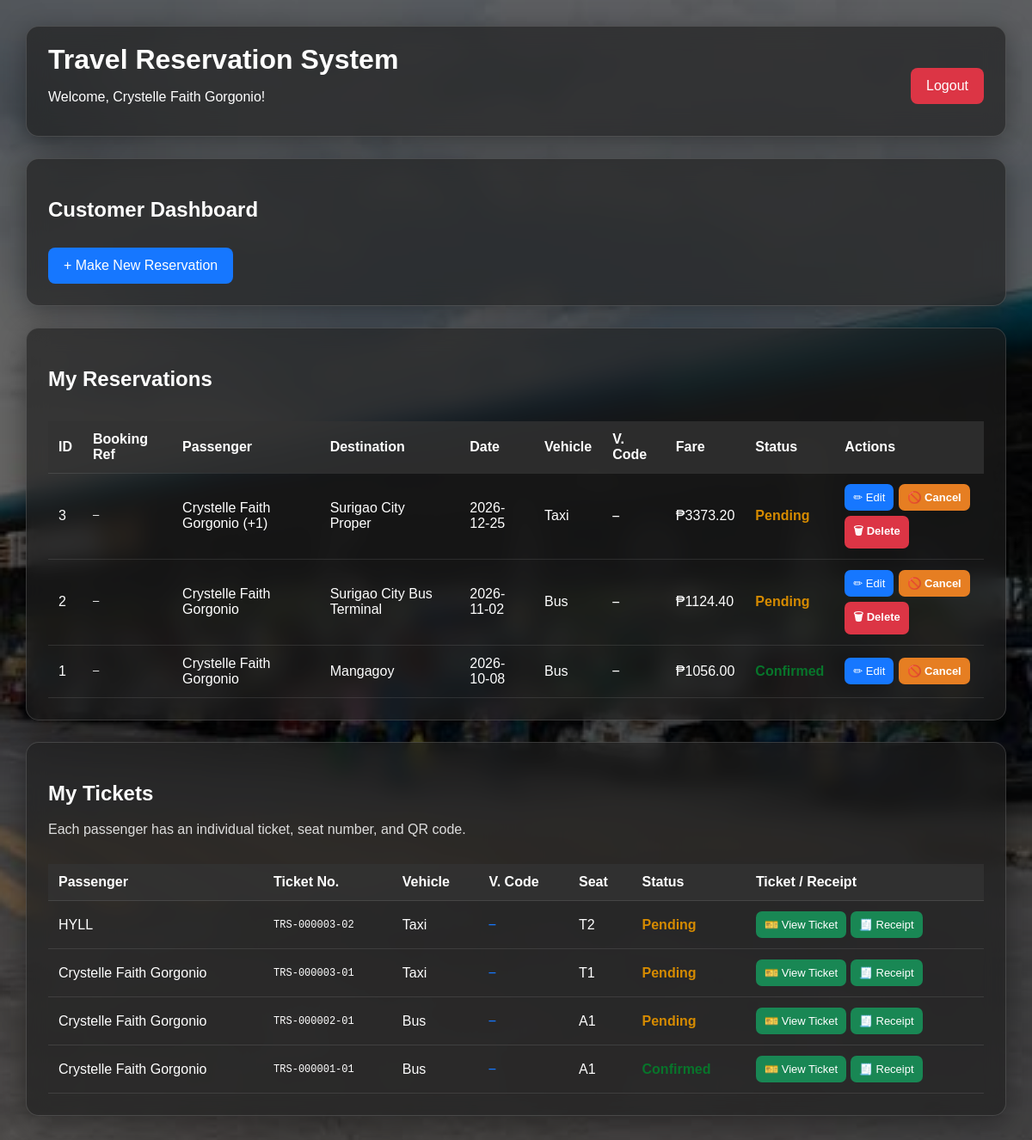
The app's page /dashboard (signed in), older data.
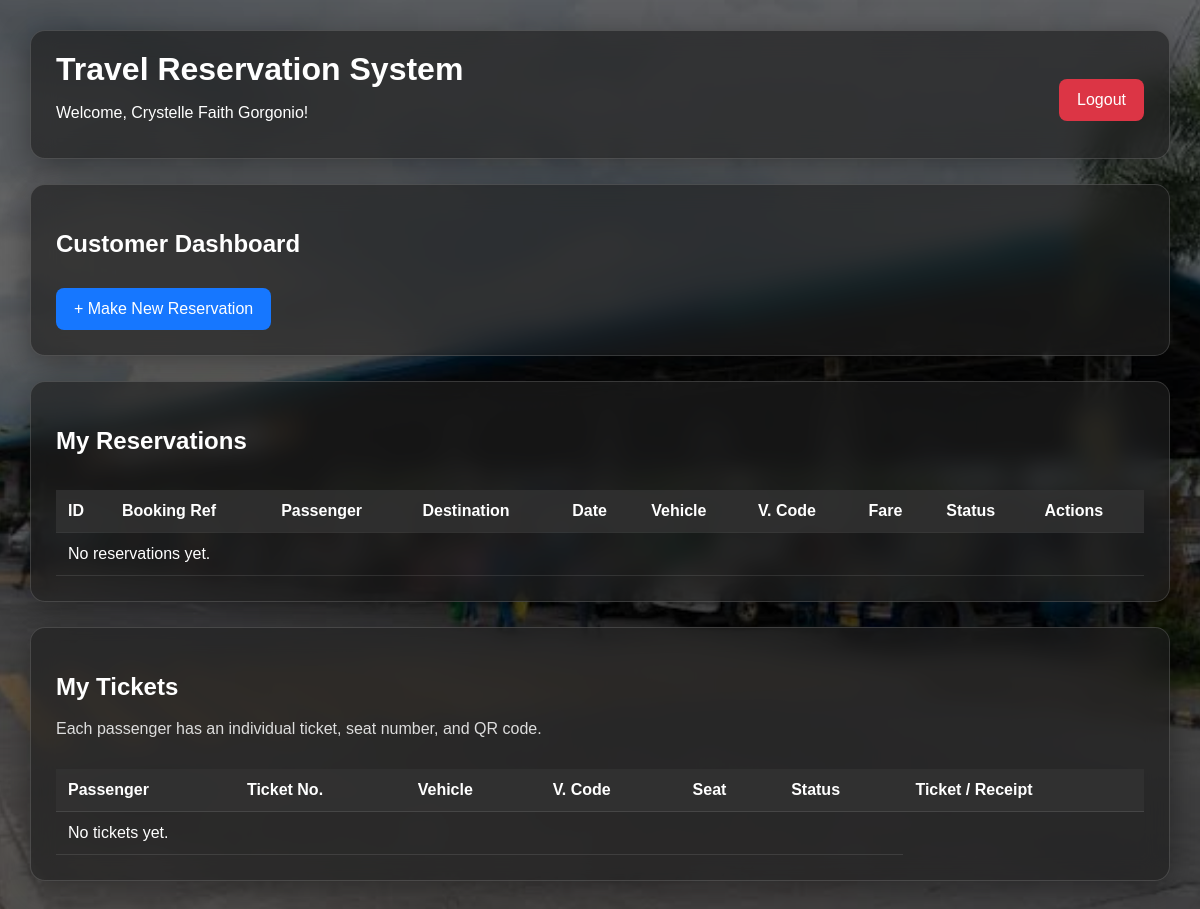
The same page, newer data.
### tables this page shows
CREATE TABLE reservations (
            reservation_id INTEGER PRIMARY KEY AUTOINCREMENT,
            user_id INTEGER NOT NULL,
            passenger_name TEXT NOT NULL,
            contact TEXT NOT NULL,
            starting_location TEXT NOT NULL,
            origin TEXT NOT NULL,
            destination TEXT NOT NULL,
            travel_date TEXT NOT NULL,
            travel_time TEXT NOT NULL,
            vehicle TEXT NOT NULL,
            passengers INTEGER NOT NULL,
            distance REAL DEFAULT 0,
            fare REAL DEFAULT 0,
            status TEXT DEFAULT 'Pending', seat_number TEXT DEFAULT '', ticket_number TEXT DEFAULT '', booking_type
            TEXT DEFAULT 'Ride Reservation', passenger_names TEXT, booking_reference TEXT, vehicle_code TEXT,
            FOREIGN KEY (user_id) REFERENCES users(user_id)
        );

CREATE TABLE tickets (
            ticket_id INTEGER PRIMARY KEY AUTOINCREMENT,
            reservation_id INTEGER NOT NULL,
            user_id INTEGER NOT NULL,
            passenger_name TEXT NOT NULL,
            contact TEXT NOT NULL,
            starting_location TEXT NOT NULL,
            origin TEXT NOT NULL,
            destination TEXT NOT NULL,
            travel_date TEXT NOT NULL,
            travel_time TEXT NOT NULL,
            vehicle TEXT NOT NULL,
            seat_number TEXT NOT NULL,
            fare REAL DEFAULT 0,
            status TEXT DEFAULT 'Pending',
            booking_type TEXT,
            passengers INTEGER DEFAULT 1,
            ticket_number TEXT UNIQUE NOT NULL, vehicle_code TEXT,
            FOREIGN KEY (reservation_id)
                REFERENCES reservations(reservation_id),
            FOREIGN KEY (user_id)
                REFERENCES users(user_id)
        );

### TravelReservationSystem/app.py (the view)
@app.route("/dashboard")
def dashboard():
    if "user_id" not in session:
        return redirect(url_for("login"))
    if session.get("username") == "admin":
        return redirect(url_for("admin_dashboard"))
    conn = get_db()
    reservations = conn.execute(
        """
        SELECT *
        FROM reservations
        WHERE user_id = ?
        ORDER BY reservation_id DESC
        """,
        (session["user_id"],)
    ).fetchall()
    tickets = conn.execute(
        """
        SELECT *
        FROM tickets
        WHERE user_id = ?
        ORDER BY ticket_id DESC
        """,
        (session["user_id"],)
    ).fetchall()
    conn.close()
    return render_template(
        "dashboard.html",
        full_name=session["full_name"],
        reservations=reservations,
        tickets=tickets
    )

### TravelReservationSystem/app.py (called while the page is built)
def get_db():
    conn = sqlite3.connect(DATABASE, timeout=30)
    conn.row_factory = sqlite3.Row
    return conn

### TravelReservationSystem/templates/dashboard.html (shortened to what the changed rows need)
<!DOCTYPE html>
<html>
<head>
    <link rel="stylesheet" href="{{ url_for('static', filename='css/style.css') }}">
</head>
<body>
<div class="dashboard">
    <div class="dashboard-header">
        <div>
            <h1>Travel Reservation System</h1>
        </div>
    </div>
    <div class="dashboard-card">
        <h2>Customer Dashboard</h2>
    </div>
    <div class="dashboard-card">
        <h2>My Reservations</h2>
        <div class="table-container">
            <table>
                <thead>
                    <tr>
                        <th>ID</th><th>Booking Ref</th><th>Passenger</th><th>Destination</th><th>Date</th>
                        <th>Vehicle</th><th>V. Code</th><th>Fare</th><th>Status</th><th>Actions</th>
                    </tr>
                </thead>
                <tbody>
                {% for r in reservations %}
                    <tr>
                        <td>{{ r['reservation_id'] }}</td>
                        <td style="font-family:monospace;font-size:12px">{{ r['booking_reference'] or '—' }}</td>
                        <td>{{ r['passenger_name'] }}{% if r['passengers']|int > 1 %} (+{{ r['passengers']|int - 1 }}){% endif %}</td>
                        <td>{{ r['destination'] }}</td>
                        <td>{{ r['travel_date'] }}</td>
                        <td>{{ r['vehicle'] }}</td>
                        <td style="font-family:monospace;font-weight:700">{{ r['vehicle_code'] or '—' }}</td>
                        <td>₱{{ '%.2f'|format(r['fare']|float) }}</td>
                        <td class="status {{ r['status']|lower }}">{{ r['status'] }}</td>
                        <td>
                            <div class="action-row">
                                {% if r['status'] not in ['Cancelled', 'Completed'] %}
                                    <a class="action-btn edit" href="{{ url_for('edit_reservation', reservation_id=r['reservation_id']) }}">✏ Edit</a>
                                    <form class="action-form" method="POST" action="{{ url_for('cancel_reservation', reservation_id=r['reservation_id']) }}" onsubmit="return confirm('Cancel this reservation?');">
                                        <button class="action-btn cancel" type="submit">🚫 Cancel</button>
                                    </form>
                                {% endif %}
                                {% if r['status'] in ['Pending', 'Cancelled'] %}
                                    <form class="action-form" method="POST" action="{{ url_for('delete_reservation', reservation_id=r['reservation_id']) }}" onsubmit="return confirm('Delete this reservation permanently?');">
                                        <button class="action-btn delete" type="submit">🗑 Delete</button>
                                    </form>
                                {% endif %}
                            </div>
                        </td>
                    </tr>
                {% else %}
                    <tr><td colspan="10">No reservations yet.</td></tr>
                {% endfor %}
                </tbody>
            </table>
        </div>
    </div>
    <div class="dashboard-card">
        <h2>My Tickets</h2>
        <div class="table-container">
            <table>
                <thead>
                    <tr><th>Passenger</th><th>Ticket No.</th><th>Vehicle</th><th>V. Code</th><th>Seat</th><th>Status</th><th>Ticket / Receipt</th></tr>
                </thead>
                <tbody>
                {% for t in tickets %}
                    <tr>
                        <td>{{ t['passenger_name'] }}</td>
                        <td style="font-family:monospace;font-size:12px">{{ t['ticket_number'] }}</td>
                        <td>{{ t['vehicle'] }}</td>
                        <td style="font-family:monospace;font-weight:700;color:#1677ff">{{ t['vehicle_code'] or '—' }}</td>
                        <td>{{ t['seat_number'] }}</td>
                        <td class="status {{ t['status']|lower }}">{{ t['status'] }}</td>
                        <td><a class="action-btn ticket" href="{{ url_for('view_ticket', ticket_number=t['ticket_number']) }}">🎫 View Ticket</a> <a class="action-btn ticket" href="{{ url_for('view_receipt', ticket_number=t['ticket_number']) }}">🧾 Receipt</a></td>
                    </tr>
                {% else %}
                    <tr><td colspan="6">No tickets yet.</td></tr>
                {% endfor %}
                </tbody>
            </table>
        </div>
    </div>
</div>
</body>
</html>

Row changes from the older to the newer data that the page shows:
removed reservations: reservation_id "3", r "—", passenger_name "Crystelle Faith Gorgonio", r['passengers']|int-1 "1", destination "Surigao City Proper", travel_date "2026-12-25", vehicle "Taxi", fare "3373.20", status "Pending"
removed reservations: reservation_id "2", r "—", passenger_name "Crystelle Faith Gorgonio", destination "Surigao City Bus Terminal", travel_date "2026-11-02", vehicle "Bus", fare "1124.40", status "Pending"
no longer on this page (row edited): reservations: reservation_id "1", r "—", passenger_name "Crystelle Faith Gorgonio", destination "Mangagoy", travel_date "2026-10-08", vehicle "Bus", fare "1056.00", status "Confirmed"
removed tickets: passenger_name "HYLL", ticket_number "TRS-000003-02", vehicle "Taxi", t "—", seat_number "T2", status "Pending"
removed tickets: passenger_name "Crystelle Faith Gorgonio", ticket_number "TRS-000003-01", vehicle "Taxi", t "—", seat_number "T1", status "Pending"
removed tickets: passenger_name "Crystelle Faith Gorgonio", ticket_number "TRS-000002-01", vehicle "Bus", t "—", seat_number "A1", status "Pending"
removed tickets: passenger_name "Crystelle Faith Gorgonio", ticket_number "TRS-000001-01", vehicle "Bus", t "—", seat_number "A1", status "Confirmed"
Text that changed along with them:
text now shown: "No reservations yet. No tickets yet."
